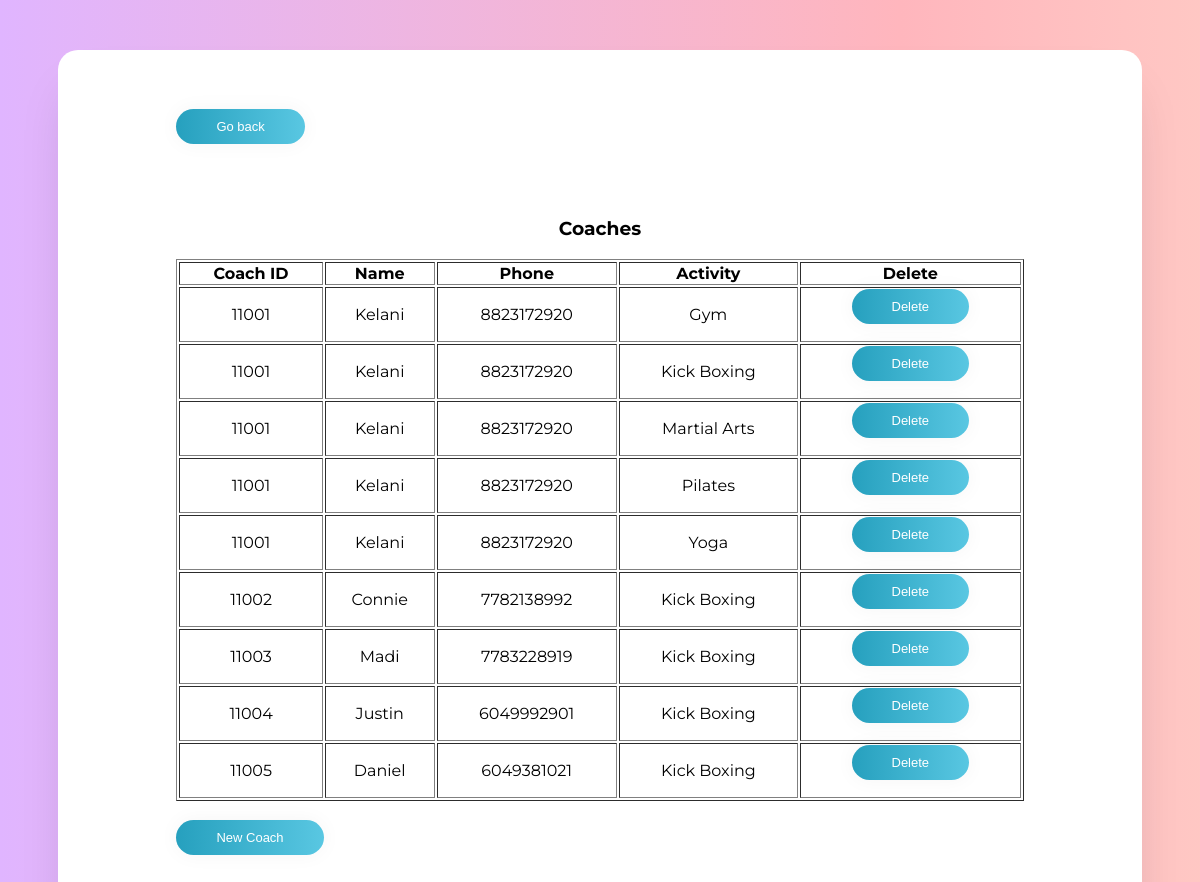
Screenshot of /adminLogin/managecoaches.php with the database file from the repository.
### tables this page shows
CREATE TABLE Offers
(
    ActName char(20),
    CoachID integer,
    PRIMARY KEY (ActName, CoachID),
    FOREIGN KEY (ActName) REFERENCES Activity (Name)
        ON DELETE Cascade
        ON UPDATE Cascade,
    FOREIGN KEY (CoachID) REFERENCES Coach (CID)
        ON DELETE Cascade
        ON UPDATE Cascade
);

CREATE TABLE Coach
(
    CID   integer,
    name  char(20),
    phone char(12) UNIQUE,
    PRIMARY KEY (CID)
);

### adminLogin/managecoaches.php (the view, shortened to what this page needs)
<?php
echo "<div class = \"details\">";
echo "<form method=post>
<input class=\"submit\" type=\"submit\" name=\"goback\" value=\"Go back\"/>
</form>
<br><br>";
if (isset($_GET))
{
    $sql = "SELECT * FROM coach
INNER JOIN offers ON coach.CID = offers.CoachID;";
    $result = $GLOBALS['conn']->query($sql);
    if ($result->num_rows > 0) {
        echo "<h3 align=\"center\">Coaches</h3>";
        echo "<table border=\"1\" width=\"100%\" align=\"center\" style=\"text-align:center\"><tr>
                <th>Coach ID</th>
                <th>Name</th>
                <th>Phone</th>
                <th>Activity</th>
                <th>Delete</th>
            </tr>";
        while ($row = $result->fetch_assoc()) {
            echo "<tr>
                    <td class='border-class'>" . $row["CID"] . "</td>
                    <td>" . $row["name"] . "</td>
                    <td>" . $row["phone"] . "</td>
                    <td>" . $row["ActName"] . "</td>
                    <td>
                        <form method='post'>
                            <input type='hidden' name='CID' value='" . $row["CID"] . "'/>
                            <input class='submit' type='submit' name='deletecoach' value='Delete'/>
                        </form>
                    </td>
                </tr>";
        }
        echo "</table>";
    }
}
    ?>
<!DOCTYPE html>
<html>
<head>
    <link rel="stylesheet" href="admincss/adminProfile.css">
</head>
<br>
<form method="post">
    <input class="submit" type="submit" name="addnewcoachform" value="New Coach"/>
</form>
</html>

### adminLogin/admincss/adminProfile.css (style rules this page uses)
.details { margin: 50px 50px 50px 50px; background-color: white; padding: 5% 10% 10% 10%; border-radius: 20px; box-shadow: 0 30px 50px -20px rgba(14, 0, 47, 0.21); }
.submit { cursor: pointer; border-radius: 5em; color: #fff; background: linear-gradient(to right, #26A0BE, #59C7E2); border: 0; padding-left: 40px; padding-right: 40px; padding-bottom: 10px; padding-top: 10px; font-family: 'Ubuntu', sans-serif; font-size: 13px; box-shadow: 0 0 20px 1px rgba(0, 0, 0, 0.04); }

### rows the page displays
offers: CoachID.CID "11001", CoachID.name "Kelani", CoachID.phone "8823172920", ActName "Gym"
offers: CoachID.CID "11001", CoachID.name "Kelani", CoachID.phone "8823172920", ActName "Kick Boxing"
offers: CoachID.CID "11001", CoachID.name "Kelani", CoachID.phone "8823172920", ActName "Martial Arts"
offers: CoachID.CID "11001", CoachID.name "Kelani", CoachID.phone "8823172920", ActName "Pilates"
offers: CoachID.CID "11001", CoachID.name "Kelani", CoachID.phone "8823172920", ActName "Yoga"
offers: CoachID.CID "11002", CoachID.name "Connie", CoachID.phone "7782138992", ActName "Kick Boxing"
offers: CoachID.CID "11003", CoachID.name "Madi", CoachID.phone "7783228919", ActName "Kick Boxing"
offers: CoachID.CID "11004", CoachID.name "Justin", CoachID.phone "6049992901", ActName "Kick Boxing"
offers: CoachID.CID "11005", CoachID.name "Daniel", CoachID.phone "6049381021", ActName "Kick Boxing"
